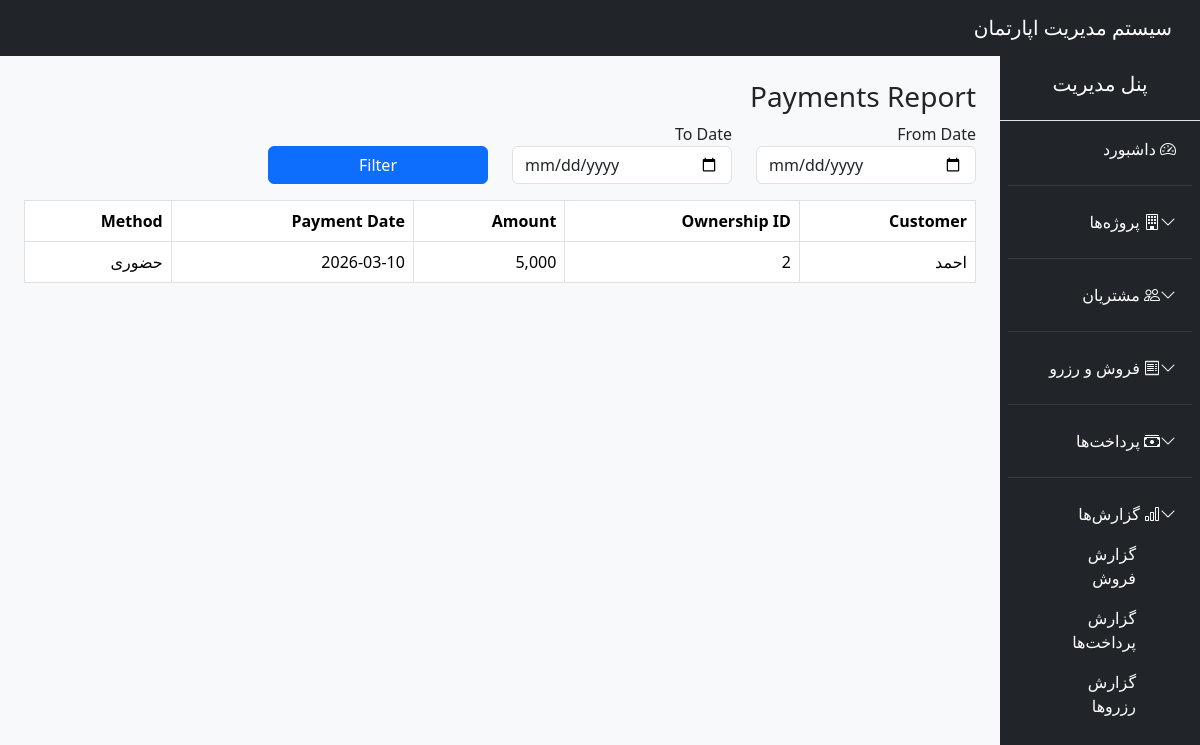
Page /public/?route=report_payments (signed in) on the committed database.
### tables this page shows
CREATE TABLE `payments` (
  `id` int(11) NOT NULL,
  `ownership_id` int(11) NOT NULL,
  `amount` decimal(15,2) NOT NULL,
  `payment_date` date NOT NULL,
  `method` varchar(50) DEFAULT NULL,
  `description` text DEFAULT NULL
);

CREATE TABLE `customers` (
  `id` int(11) NOT NULL,
  `full_name` varchar(100) NOT NULL,
  `phone` varchar(50) DEFAULT NULL,
  `email` varchar(100) DEFAULT NULL,
  `national_id` varchar(50) DEFAULT NULL,
  `created_at` timestamp NOT NULL DEFAULT current_timestamp()
);

CREATE TABLE `ownerships` (
  `id` int(11) NOT NULL,
  `apartment_id` int(11) NOT NULL,
  `customer_id` int(11) NOT NULL,
  `sale_price` decimal(15,2) DEFAULT NULL,
  `sale_date` date DEFAULT NULL
);

### app/core/Controller.php (called while the page is built, shortened)
<?php
class Controller {
    protected function view($view, $data = []) {
        extract($data);
        require "../app/views/$view.php";
    }
    protected function model($model) {
        return new $model;
    }
}

### app/controllers/ReportController.php (called while the page is built, shortened)
<?php
class ReportController extends Controller
{
    public function payments()
    {
        $model = $this->model("Payment");
        $payments = $model->getPaymentsReport($_GET);
        $this->view("reports/payments", compact('payments', 'page_title'));
    }
}

### public/index.php (called while the page is built, shortened)
<?php
require_once "../app/core/Database.php";
require_once "../app/core/Controller.php";
require_once "../app/core/Model.php";
require_once "../routes/web.php";

### config/config.php (called while the page is built)
<?php
return [
    'db' => [
        'host' => 'localhost',
        'dbname' => 'apartment_system',
        'user' => 'root',
        'pass' => ''
    ]
];

### app/core/Database.php (called while the page is built, shortened)
<?php
class Database {
    private static $instance = null;
    private function __construct() {
        $config = require __DIR__ . '/../../config/config.php';
        $dsn = "mysql:host={$config['db']['host']};dbname={$config['db']['dbname']};charset=utf8mb4";
        try {
            $this->pdo = new PDO($dsn, $config['db']['user'], $config['db']['pass']);
        } catch (PDOException $e) {
            die("DB Connection Failed: " . $e->getMessage());
        }
    }
    public static function connect() {
        if (self::$instance === null) {
            self::$instance = new Database();
        }
        return self::$instance->pdo;
    }
}

### app/core/Model.php (called while the page is built, shortened)
<?php
class Model {
    public function __construct() {
        $this->db = Database::connect();
    }
}

### app/models/Payment.php (called while the page is built, shortened)
<?php
class Payment extends Model
{
    public function getPaymentsReport($filter)
    {
        $sql = "SELECT p.*, c.full_name, o.id AS ownership_id
                FROM payments p
                JOIN ownerships o ON p.ownership_id = o.id
                JOIN customers c ON o.customer_id = c.id
                WHERE 1=1";
        return $this->db->query($sql)->fetchAll(PDO::FETCH_ASSOC);
    }
}

### app/views/reports/payments.php (the view, shortened to what this page needs)
<?php require "../app/views/layouts/header.php"; ?>
<?php require "../app/views/layouts/sidebar.php"; ?>
<h3>Payments Report</h3>
<form method="get">
    <div class="row mb-3">
        <div class="col-md-3">
            <label>From Date</label>
            <input type="date" name="from" class="form-control" value="<?= $_GET['from'] ?? '' ?>">
        </div>
        <div class="col-md-3">
            <label>To Date</label>
            <input type="date" name="to" class="form-control" value="<?= $_GET['to'] ?? '' ?>">
        </div>
        <div class="col-md-3">
            <label>&nbsp;</label>
            <button class="btn btn-primary w-100">Filter</button>
        </div>
    </div>
</form>
<table class="table table-bordered">
    <thead>
        <tr>
            <th>Customer</th>
            <th>Ownership ID</th>
            <th>Amount</th>
            <th>Payment Date</th>
            <th>Method</th>
        </tr>
    </thead>
    <tbody>
        <?php foreach ($payments as $p): ?>
        <tr>
            <td><?= $p['full_name'] ?></td>
            <td><?= $p['ownership_id'] ?></td>
            <td><?= number_format($p['amount']) ?></td>
            <td><?= $p['payment_date'] ?></td>
            <td><?= $p['method'] ?></td>
        </tr>
        <?php endforeach; ?>
    </tbody>
</table>
<?php require "../app/views/layouts/footer.php"; ?>

### rows in the picture
payments: customers.full_name "احمد", ownership "2", amount "5,000", payment_date "2026-03-10", method "حضوری"
